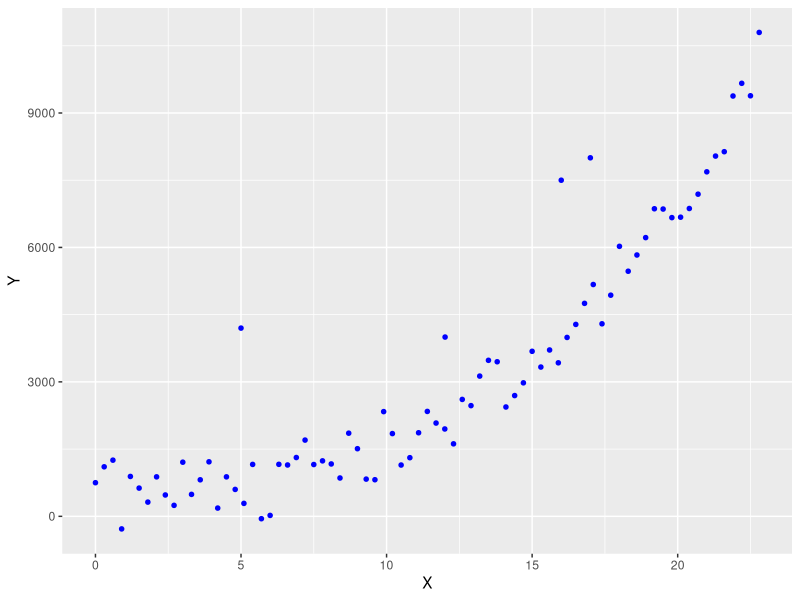
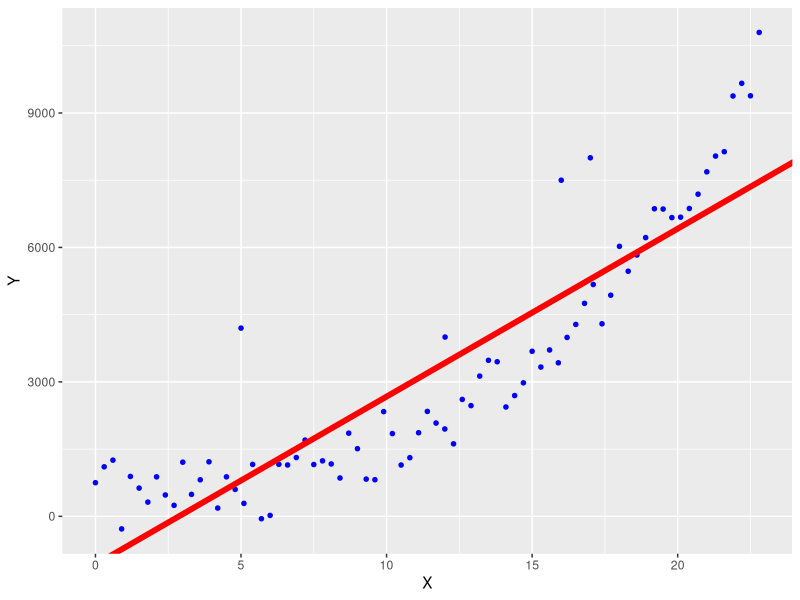
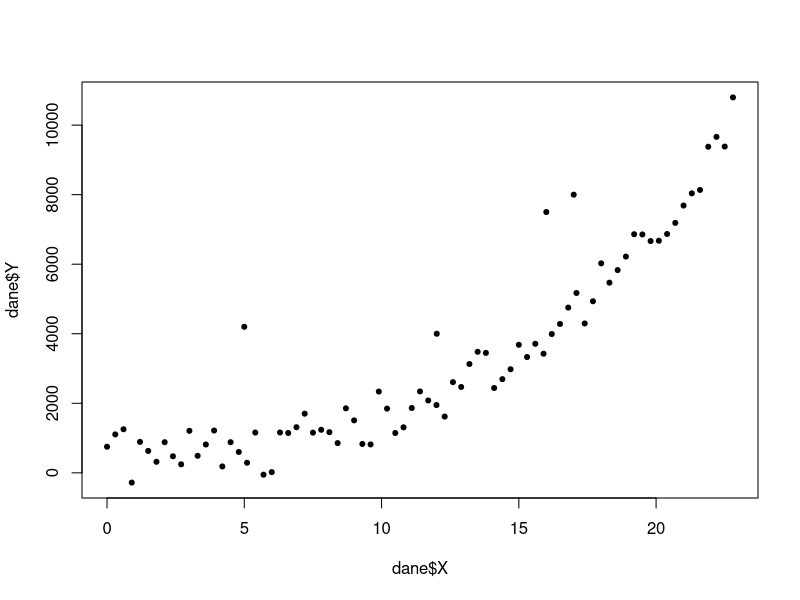
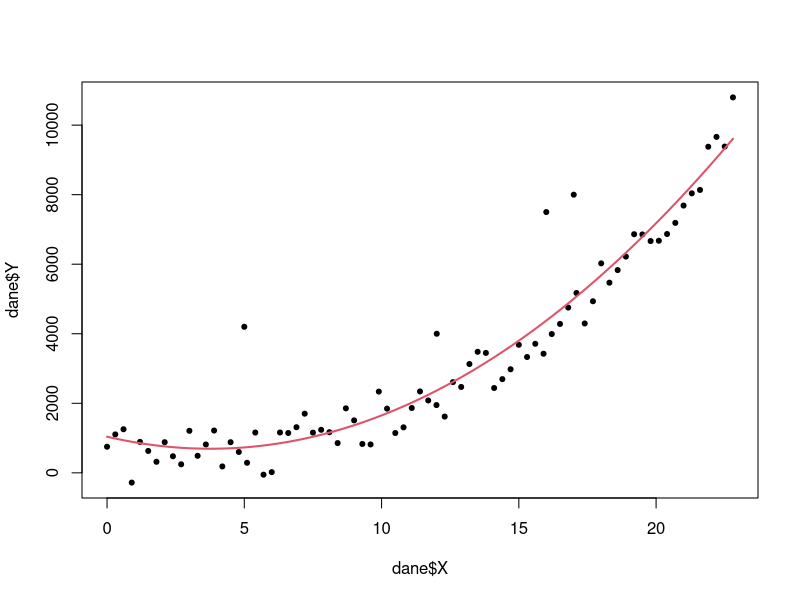
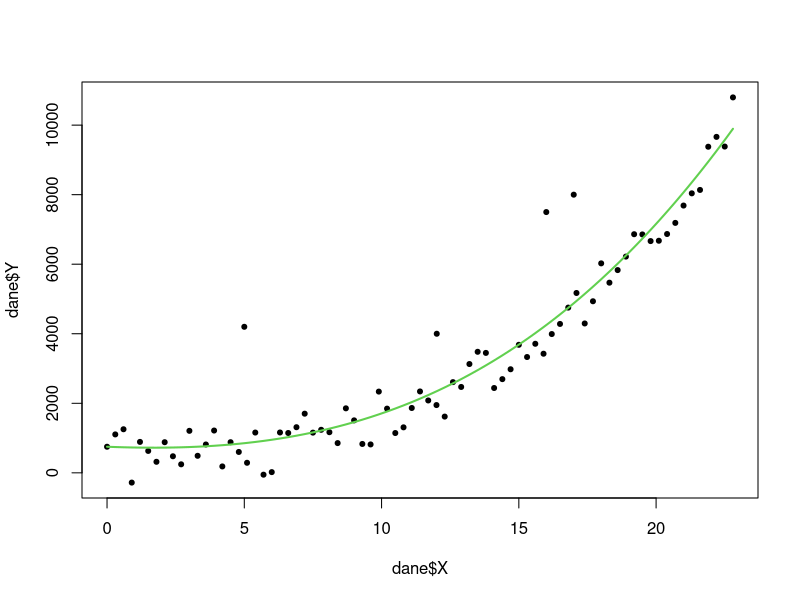
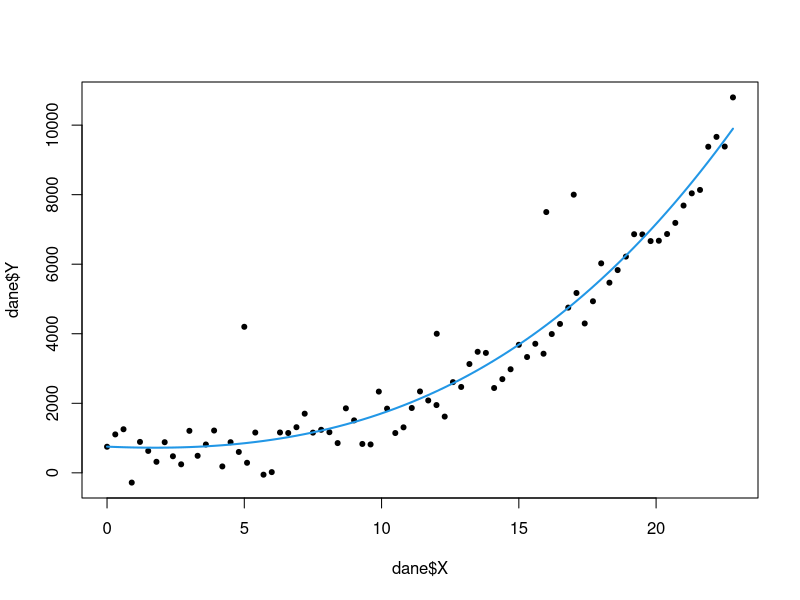
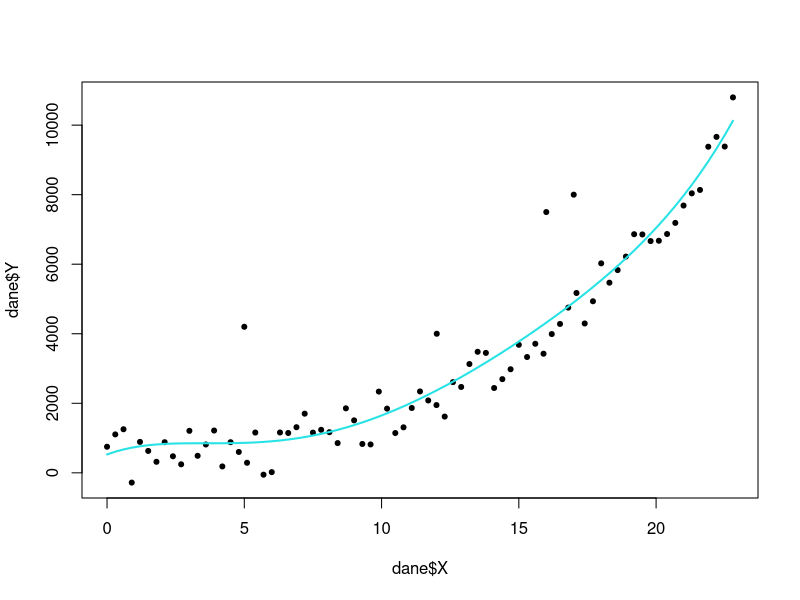
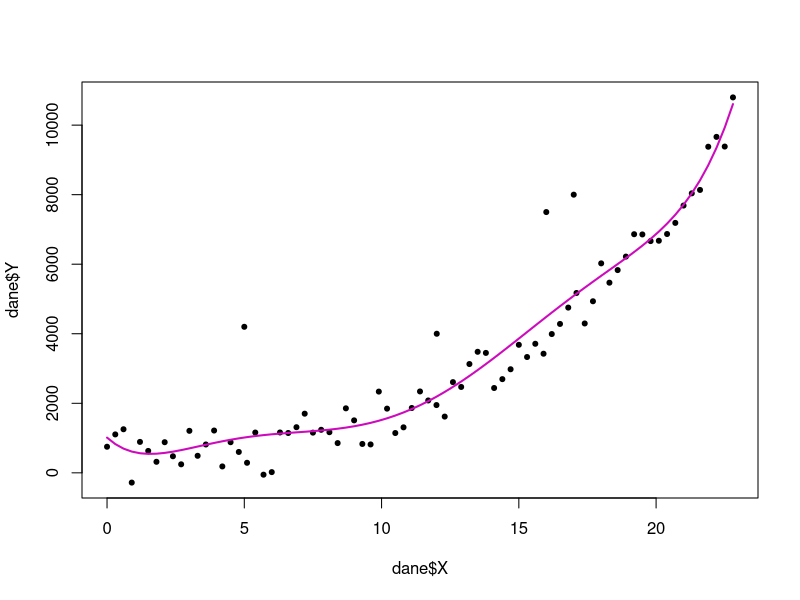

Generate these figures, in order, with R:
library(ggplot2)
library(tidyverse)

#1
dane <- read.delim('dane4.txt')
plot1 <- ggplot(dane, aes(x=X, y=Y))+
  geom_point(colour="blue", pch=20, size=2 )

#2
lm_dane <- lm(Y~X, dane)
summary(lm_dane)
plot1

#79% dokladnosci

#3
plot1 +geom_abline(intercept = coef(lm_dane)[1], slope = coef(lm_dane)[2], col="red", size = 2)

#4
plot2 <- plot(dane$X,dane$Y, pch=20 )

for( i in seq(2,12)){
  mod <- lm(Y~poly(X, i, raw=TRUE), dane)
  plot(dane$X,dane$Y, pch=20 )
  lines(dane$X, predict(mod), col=i, lwd = 2 )
}

#5
rse <- c()
r2 <- c()

for( i in seq(2,12)){
  mod <- lm(Y~poly(X, i, raw=TRUE), dane)
  rse <- append(rse, summary(mod)[6])
  r2 <- append(r2, summary(mod)[8])
}

# 0.9235 dokladnosci - R-squared